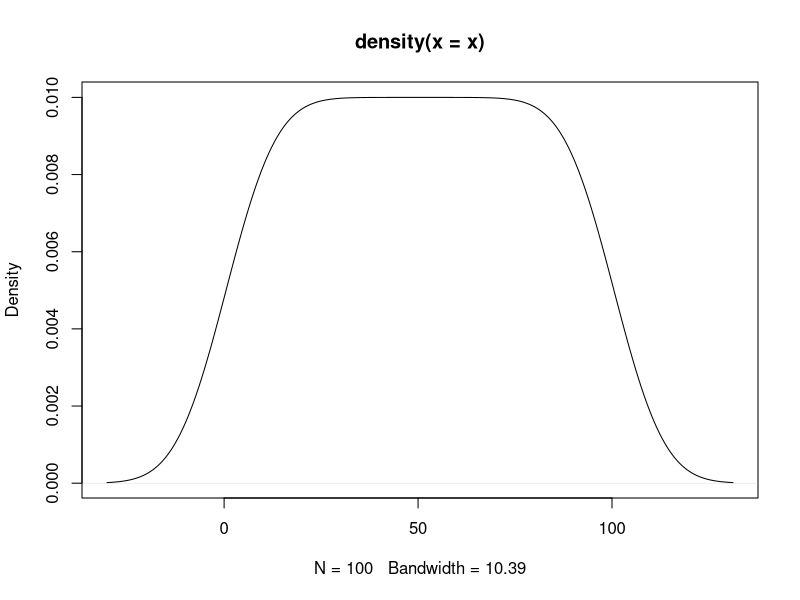

R code for this plot:
getwd()
t_1<- 1 # comment
t_1

# rm(t_1)
5+6
x <- 100:1 #последовательность
x
x[1:8] #срез последовательности по индексу

sqrt(25)

log2(8)

help(log)
? log
log(27, base=3)

#степень
10^3
10**3
exp(1) #экспонента
log(exp(1)) #обратная функция
factorial(3)

#работа c функциями
sqrt(log2(16))

# лоступные пакеты
search()
# install.packages("имя пакета")
# library(имя пакета)

#Part_2
# вектор
a<-c(0,1,2,3)
a
a[2]
b=rep(2,time=3)
b
b.1<-rep(2,4)
b.1

a+b.1
# создадим последовательность
seq(1,8,by=2)
seq(2,10,2)
?seq
seq(1,10,length.out=5)

s<-1:10
s
class(s) #определяет тип

set.seed(1)
rnorm(n=50,mean = 0,sd = 1) # нормальное распределение
plot(density(x))

rpois(100,10) #распределение Пуасонна (n=100 кол-вщ испытаний, l=10 средняя интенсивность)

rbinom(100,10,0.5) # биноминальное распределение
set.seed(1)
rbinom(100,10,0.5)

rep(c(0,2),time=2) # c - создает вектор
rep(c(0,2), each=2)

# текстовые вектора
letters
class(LETTERS)

paste(letters,sep="_",seq(1,26))
paste0(letters,sep="_",seq(1,26))

?ISOdate
format(ISOdate(2019,9,1:30),"%A")
format(ISOdate(2019,9,1:30),"%B")

paste(format(ISOdate(2019,9,1:30),"%a"),set="_",format(ISOdate(2019,9,1:30),"%b"))

# прочие функции
help(sort)
data()
data(package= .packages(all.available = TRUE))

#install.packages("cluster")
library(cluster)

animals
is.na(animals)
sum(is.na(animals))

head(animals, 3)

animals$gro # $ вытаскиваем необходимый нам столбец
animals$gro[!is.na(animals$gro)] # ! не берем эти значения

animals$gro[!is.na(animals[,5])] # берем столбец по номеру

?iris
head(iris,10)
dim(iris) # размер датасета
str(iris)

traindat<-iris[1:5,c(2,3,5)]
traindat

traindat[traindat$Sepal.Width>3,] # фильтруем
traindat[traindat$Sepal.Width>3 & traindat$Petal.Length>1.4,]

# стротм датасет
weight<-c(78,56,67,48,69,90)
height<-c(170,160,165,159,170,185)
sex<-c(rep("F",3),rep("M",3))
sex
class(sex)
df.1<-data.frame(weight,height,sex,stringsAsFactors = F)

df.1
class(df.1)
str(df.1)

df.2<-data.frame(weight,height,sex,stringsAsFactors = T)
df.2
class(df.2)
str(df.2)

# строим матрицу
m<-1:30
m
z<-c(10,3)
z
dim(m)
dim(m)<-z
m
class((m))

# 2 способ
y<-1:50
y
mt<-matrix(y,10,5)
mt

imena<-LETTERS[1:10]
imena

cbind(imena,mt) # возникла проблема, все в кавычках
class(mt)

?rownames
rownames(mt)
colnames(mt)

rownames(mt, do.NULL = T,prefix = "row")
rownames(mt)<-imena
mt

colnames(mt, do.NULL = T,prefix = "col")
colnames(mt)<-paste('day',1:5)
mt
